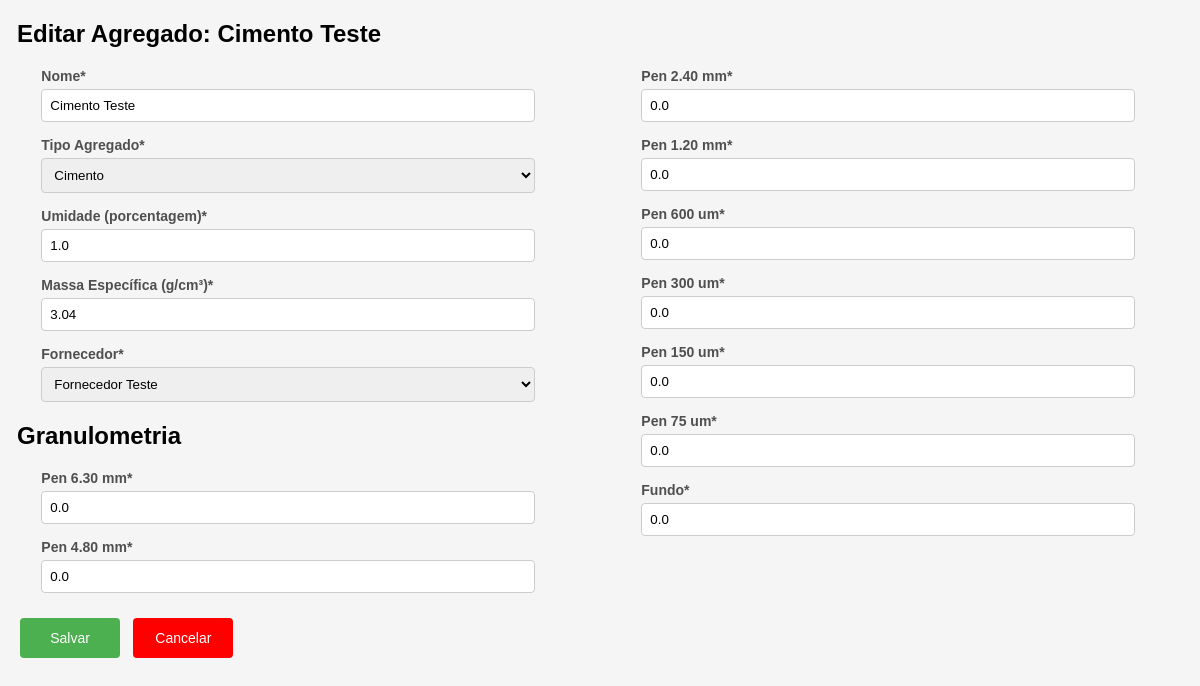
Page /editar_agregado/1/ on the committed database.
### usuarios/models.py (models this page shows, shortened)
class Agregado(models.Model):
    nome = models.CharField(max_length=40, unique=True)
    pen_6_30_mm = models.FloatField()
    pen_4_80_mm = models.FloatField()
    pen_2_40_mm = models.FloatField()
    pen_1_20_mm = models.FloatField()
    pen_600_um = models.FloatField()
    pen_300_um = models.FloatField()
    pen_150_um = models.FloatField()
    pen_75_um = models.FloatField()
    fundo = models.FloatField()
    umidade = models.FloatField()
    massa_especifica = models.FloatField()
    is_deleted = models.BooleanField(default=False)
    num_modificacao = models.IntegerField(default=0)
    data_cadastro = models.DateTimeField(default=timezone.now)
    fk_usuario_id = models.IntegerField(null=False)
    fk_fornecedor_id = models.ForeignKey(Fornecedor, on_delete=models.CASCADE)
    fk_tipo_agregado_id = models.ForeignKey(TipoAgregado, on_delete=models.CASCADE)
    class Meta:
        db_table = "agregado"

### usuarios/views.py (the view)
# urls.py: path('editar_agregado/<int:pk>/', views.editar_agregado, name='editar_agregado'),
def editar_agregado(request, pk):
    agregado = get_object_or_404(Agregado, id=pk)
    if request.method == 'POST':
        form = AgregadoForms(request.POST, instance=agregado)
        if form.is_valid():
            form.save()
            return redirect('agregados')  # Redireciona para a página de listagem de agregados
    else:
        form = AgregadoForms(instance=agregado)
    context = {
        'form': form,
        'agregado': agregado,
    }
    return render(request, 'agregado/editar.html', context)

### usuarios/forms.py (shortened to what this page needs)
class AgregadoForms(forms.ModelForm):
    class Meta:
        model = Agregado
        fields = ['fk_tipo_agregado_id', 'nome', 'pen_6_30_mm', 'pen_4_80_mm', 'pen_2_40_mm', 'pen_1_20_mm', 'pen_600_um', 'pen_300_um', 'pen_150_um', 'pen_75_um', 'fundo', 'umidade', 'massa_especifica', 'fk_fornecedor_id']
    def __init__(self, *args, **kwargs):
        super().__init__(*args, **kwargs)
        self.fields['fk_tipo_agregado_id'].queryset = TipoAgregado.objects.all()
        self.fields['fk_fornecedor_id'].queryset = Fornecedor.objects.all()

### usuarios/models.py (called while the page is built)
    def __str__(self):
        return self.nome

    def __str__(self):
        return self.nome

### usuarios/templates/agregado/editar.html (shortened to what this page needs)
{% extends 'base.html' %}
{% load static %}
{% block content %}
<html lang="pt-br">
<head>
    <link rel="stylesheet" href="{% static 'css/cadastros.css' %}">
</head>
<h1>Editar Agregado: {{ agregado.nome }}</h1>
<form method="post">
    <div class="form-columns">
    <div class="form-column">
        <div class="field">
            <label for="{{ form.nome.id_for_label }}">Nome<span class="required-label">*</span></label>
            {{ form.nome }}
        </div>
        <div class="field">
            <label for="{{ form.fk_tipo_agregado_id.id_for_label }}">Tipo Agregado<span class="required-label">*</span></label>
            {{ form.fk_tipo_agregado_id }}
        </div>
        <div class="field">
            <label for="{{ form.umidade.id_for_label }}">Umidade (porcentagem)<span class="required-label">*</span></label>
            {{ form.umidade }}
        </div>
        <div class="field">
            <label for="{{ form.massa_especifica.id_for_label }}">Massa Específica (g/cm³)<span class="required-label">*</span></label>
            {{ form.massa_especifica }}
        </div>
        <div class="field">
           <label for="{{ form.fk_fornecedor_id.id_for_label }}">Fornecedor<span class="required-label">*</span></label>
            {{ form.fk_fornecedor_id }}
        </div>
        <h1>Granulometria</h1>
        <div class="field">
            <label for="{{ form.pen_6_30_mm.id_for_label }}">Pen 6.30 mm<span class="required-label">*</span></label>
            {{ form.pen_6_30_mm }}
        </div>
        <div class="field">
            <label for="{{ form.pen_4_80_mm.id_for_label }}">Pen 4.80 mm<span class="required-label">*</span></label>
            {{ form.pen_4_80_mm }}
        </div>
    </div>
    <div class="form-column">
        <div class="field">
            <label for="{{ form.pen_2_40_mm.id_for_label }}">Pen 2.40 mm<span class="required-label">*</span></label>
            {{ form.pen_2_40_mm }}
        </div>
        <div class="field">
            <label for="{{ form.pen_1_20_mm.id_for_label }}">Pen 1.20 mm<span class="required-label">*</span></label>
            {{ form.pen_1_20_mm }}
        </div>
        <div class="field">
            <label for="{{ form.pen_600_um.id_for_label }}">Pen 600 um<span class="required-label">*</span></label>
            {{ form.pen_600_um }}
        </div>
        <div class="field">
            <label for="{{ form.pen_300_um.id_for_label }}">Pen 300 um<span class="required-label">*</span></label>
            {{ form.pen_300_um }}
        </div>
        <div class="field">
            <label for="{{ form.pen_150_um.id_for_label }}">Pen 150 um<span class="required-label">*</span></label>
            {{ form.pen_150_um }}
        </div>
        <div class="field">
            <label for="{{ form.pen_75_um.id_for_label }}">Pen 75 um<span class="required-label">*</span></label>
            {{ form.pen_75_um }}
        </div>
        <div class="field">
            <label for="{{ form.fundo.id_for_label }}">Fundo<span class="required-label">*</span></label>
            {{ form.fundo }}
        </div>
        </div>
    </div>
    <div class="button-container">
        <button type="submit" class="save-button">Salvar</button>
        <button type="button" onclick="goBack()" class="exit-button">Cancelar</button>
    </div>
    </form>
{% endblock %}

### usuarios/static/css/cadastros.css (style rules this page uses)
* { margin: 0; padding: 0; color: inherit; }
h1 { margin-left:17px; margin-top: 20px; text-transform: capitalize; margin-bottom: 20px; font-size: 24px; }
.form-columns { display: flex; justify-content: space-between; }
.form-column { flex: 1; margin-right: 10px; }
.field { margin-left: 7%; margin-bottom: 15px; }
.field label { color: #4F4F4F; font-size: 14px; margin-bottom: 5px; display: block; font-weight: bold; }
.field input, .field select { width: 90%; padding: 8px; border: 1px solid #ccc; border-radius: 4px; }
.button-container { position: relative; margin-top: 10px; margin-left: 10px; margin-bottom: 10px; }
.save-button, .exit-button { width: 100px; height: 40px; padding: 10px 20px; font-size: 14px; border: none; border-radius: 4px; cursor: pointer; margin-left: 10px; }
.save-button { background-color: #4caf50; color: white; }
.exit-button { background-color: red; color: white; }

### rows in the picture
Agregado: nome "Cimento Teste", fk_tipo_agregado_id "Cimento", umidade "1.0", massa_especifica "3.04", fk_fornecedor_id "Fornecedor Teste", pen_6_30_mm "0.0", pen_4_80_mm "0.0", pen_2_40_mm "0.0", pen_1_20_mm "0.0", pen_600_um "0.0", pen_300_um "0.0", pen_150_um "0.0", pen_75_um "0.0", fundo "0.0"
